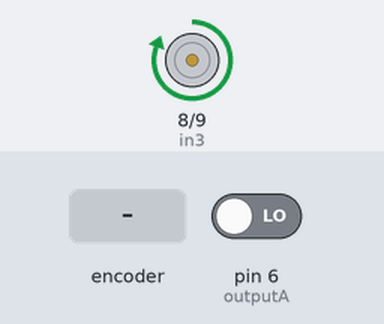
A sketch run on a simulated Arduino Uno, built with avr-gcc and run on an emulated ATmega328P. Shown: motor-driver pin pairs drawn as motors (green arrow = first pin HIGH = forward, orange = second pin HIGH = backward, longer = more drive, scaled by the enable pin). Inputs (shaded band) come from the test bench; at power-on: pin 6 (outputA) LOW. What the sketch prints to the serial monitor is not drawn.

Above: at 1.2 s.
1.3 s: rotary encoder on pin 6 (outputA) / pin 7 (outputB) turned 1 step (first pin leading)
Timing chart, 0 to 4.3 s (numbered marks = the images above; inputs shaded):
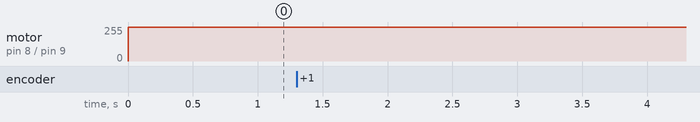

The sketch:

encoder_read.ino
```cpp
#define outputA 6
#define outputB 7
#define in3 8
#define in4 9
#define enB 10
int counter = 0;
int aState;
int bState;
int aLastState;

void setup() {
  pinMode(outputA, INPUT);
  pinMode(outputB, INPUT);
  pinMode(in3, OUTPUT);
  pinMode(in4, OUTPUT);
  pinMode(enB, OUTPUT);

  Serial.begin (9600);
  // Reads the initial state of the outputA
  aLastState = digitalRead(outputA);
}

void rotR() {

  int state;
  bool check = false;
  for(int i = 0; i < 21; i++){
    check = false;
    while(check == false){
      if(digitalRead(outputA) == HIGH){
        state = 1;
      }else{
        state = 0;
      }

      //Serial.println("Called !!!");
      digitalWrite(in3, HIGH);
      digitalWrite(in4, LOW);
      analogWrite(enB, 255);
      //delay(1);

      if(digitalRead(outputA) != state){
        check = true;
        Serial.println("Clicked !!!!!!!!!!!!!!!!!!!!!!!!!!!!!!");
        digitalWrite(in3, LOW);
        digitalWrite(in4, LOW);
      }else{
        check = false;
      }

    }
  }
}

void loop() {
  int i, aCnt=0, bCnt=0;
  int cur_cnt = counter;
  rotR();
  delay(1000);
  if(cur_cnt > counter){
      Serial.println("Right!!!");
  }
  if(counter > cur_cnt){
      Serial.println("Left!!!");
  }

  delay(100);
  aLastState = aState; // Updates the previous state of the outputA with the current state
}
```
